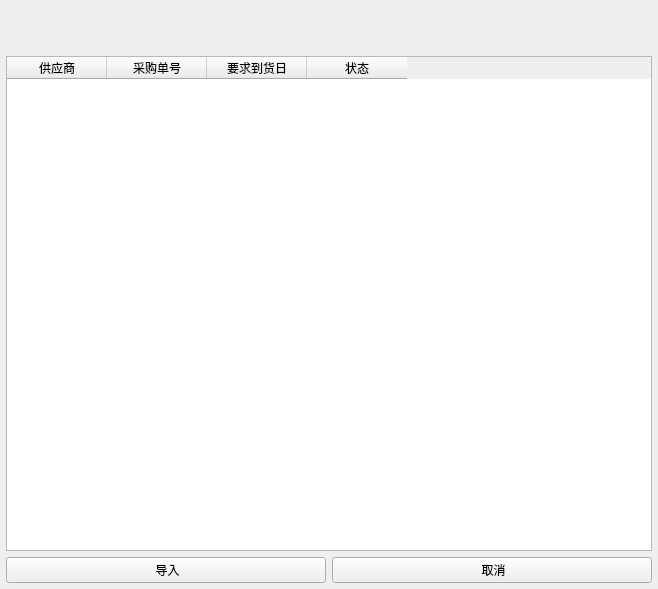
<?xml version="1.0" encoding="UTF-8"?>
<ui version="4.0">
 <class>ImportHistory</class>
 <widget class="QWidget" name="ImportHistory">
  <property name="geometry">
   <rect>
    <x>0</x>
    <y>0</y>
    <width>658</width>
    <height>589</height>
   </rect>
  </property>
  <property name="windowTitle">
   <string>Form</string>
  </property>
  <layout class="QVBoxLayout" name="verticalLayout_2">
   <property name="leftMargin">
    <number>6</number>
   </property>
   <property name="topMargin">
    <number>6</number>
   </property>
   <property name="rightMargin">
    <number>6</number>
   </property>
   <property name="bottomMargin">
    <number>6</number>
   </property>
   <item>
    <spacer name="horizontalSpacer">
     <property name="orientation">
      <enum>Qt::Horizontal</enum>
     </property>
     <property name="sizeHint" stdset="0">
      <size>
       <width>40</width>
       <height>25</height>
      </size>
     </property>
    </spacer>
   </item>
   <item>
    <spacer name="horizontalSpacer_2">
     <property name="orientation">
      <enum>Qt::Horizontal</enum>
     </property>
     <property name="sizeHint" stdset="0">
      <size>
       <width>40</width>
       <height>25</height>
      </size>
     </property>
    </spacer>
   </item>
   <item>
    <layout class="QVBoxLayout" name="verticalLayout">
     <item>
      <widget class="QTableWidget" name="tableWidgetData">
       <column>
        <property name="text">
         <string>供应商</string>
        </property>
       </column>
       <column>
        <property name="text">
         <string>采购单号</string>
        </property>
       </column>
       <column>
        <property name="text">
         <string>要求到货日</string>
        </property>
       </column>
       <column>
        <property name="text">
         <string>状态</string>
        </property>
       </column>
      </widget>
     </item>
     <item>
      <layout class="QHBoxLayout" name="horizontalLayout">
       <item>
        <widget class="QPushButton" name="pushButtonImport">
         <property name="minimumSize">
          <size>
           <width>0</width>
           <height>0</height>
          </size>
         </property>
         <property name="text">
          <string> 导入</string>
         </property>
         <property name="icon">
          <iconset resource="../../../res.qrc">
           <normaloff>:/image/image/确认.png</normaloff>:/image/image/确认.png</iconset>
         </property>
        </widget>
       </item>
       <item>
        <widget class="QPushButton" name="pushButtonCancel">
         <property name="text">
          <string> 取消</string>
         </property>
         <property name="icon">
          <iconset resource="../../../res.qrc">
           <normaloff>:/image/image/cancel.png</normaloff>:/image/image/cancel.png</iconset>
         </property>
        </widget>
       </item>
      </layout>
     </item>
    </layout>
   </item>
  </layout>
 </widget>
 <resources>
  <include location="../../../res.qrc"/>
 </resources>
 <connections/>
</ui>
